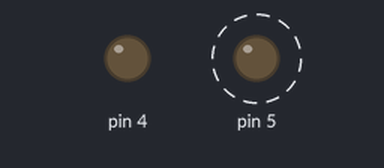
Bench run of a sketch on a simulated Arduino Uno, built with avr-gcc and run on an emulated ATmega328P. Parts: output pins drawn as LEDs (lit = HIGH). Dashed ring = blinking. What the sketch prints to the serial monitor is not drawn.

Above: at 0.3 s.
Timing chart, 0 to 3.0 s (numbered marks = the images above):
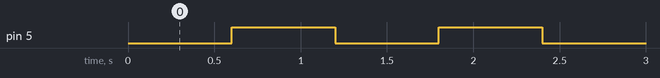

The sketch:

mutiple_processing_example_by_po_yen.ino
```cpp
int t;

void setup() {
pinMode(4, OUTPUT);
pinMode(5, OUTPUT);
Serial.begin(9600);
t=1;
}

void loop() {
  Serial.println(t);
  if(t>=4){
    t=1;
  }
  else{
    t+=1;
  }

    /*
    if(t==1,t==5,t==9){

    digitalWrite (4, HIGH);
    }
    if(t==3){
      digitalWrite (4, LOW);
    }
    */
    /*
    if(t==1,t==3,t==5,t==7,t==9,t==11){
      digitalWrite (5, HIGH);
    }
    if(t==2,t==4,t==6,t==8,t==10,t==12){
      digitalWrite (5, LOW);
    }
    */
    if(t==1||t==3){
      digitalWrite (5, HIGH);
    }
    if(t==2||t==4){
      digitalWrite (5, LOW);
    }

 delay(600);
}
```

Measured:
- by itself, pin 5: alternates HIGH for 0.60 s and LOW for 0.60 s
